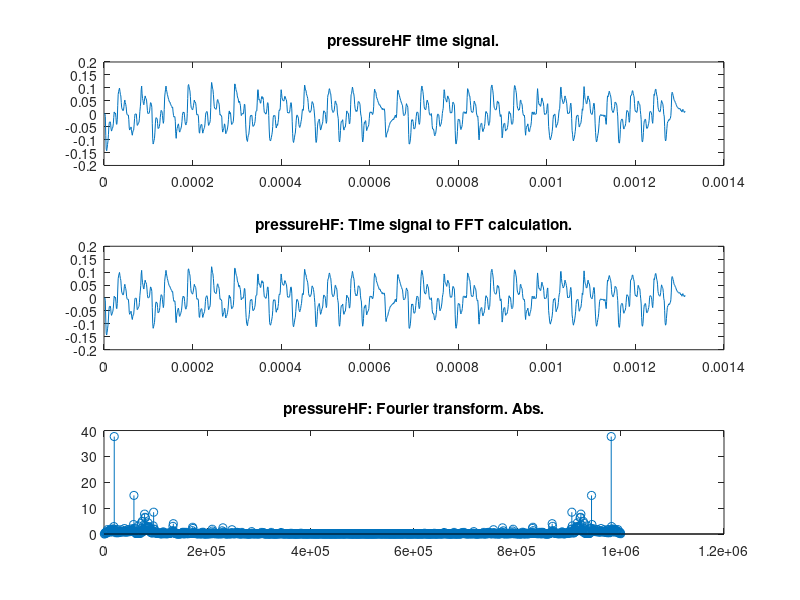

Write the MATLAB code that produced this figure.
%mducng/SoC/D2/G2touch
%%%%%%%%%%%%%%%%%%%%%%%%%%%%%%%%%%%%%%%%%%%%%%%%%%%%%%%%%%%%%%%%%%%%%%%%%%%
clc;
clear;
close all;
%%%%%%%%%%%%%%%%%%%%%%%%%%%%%%%%%%%%%%%%%%%%%%%%%%%%%%%%%%%%%%%%%%%%%%%%%%%
% load txt file
load EVB1M.txt;
dataraw             = EVB1M;
temp                = size(dataraw);
length_full         = temp(1);
x_full              = dataraw;
%%%%%%%%%%%%%%%%%%%%%%%%%%%%%%%%%%%%%%%%%%%%%%%%%%%%%%%%%%%%%%%%%%%%%%%%%%%
Fs                  = 10^6;  
dt                  = 1/Fs;
t_full              = (0:1:length_full-1)*dt;
%%%%%%%%%%%%%%%%%%%%%%%%%%%%%%%%%%%%%%%%%%%%%%%%%%%%%%%%%%%%%%%%%%%%%%%%%%%
% load pressureHF:
x_pressureHF_raw    = x_full(7506:1:7506+1312-1);
% Substract mean:
x_pressureHF        = x_pressureHF_raw - mean(x_pressureHF_raw);
t_pressureHF        = (1:1:length(x_pressureHF))*dt;
% FFT calculation for pressureHF
Nfft                = length(x_pressureHF);
deltaF              = Fs/Nfft;
tVectors            = (1:Nfft)*dt;
fVectors            = (1:Nfft)*deltaF;
% pressureHF part to FFT calculation
fftpressureHFTem    = fft(x_pressureHF(1:1:Nfft),Nfft);
fftpressureHF       = abs(fftpressureHFTem);
%%%%%%%%%%%%%%%%%%%%%%%%%%%%%%%%%%%%%%%%%%%%%%%%%%%%%%%%%%%%%%%%%%%%%%%%%%%
% plot Full Beacon LF
figure(7);
subplot(3,1,1);
plot(t_pressureHF,x_pressureHF);
title('pressureHF time signal.');
% plot time signal
subplot(3,1,2);
plot(tVectors,x_pressureHF(1:Nfft));
title("pressureHF: Time signal to FFT calculation.");
%axis([0 Nfft*1/Fs 0 1*scale]);
% plot fft output
subplot(3,1,3);
stem(fVectors,fftpressureHF);
title('pressureHF: Fourier transform. Abs.'); 
%axis([0 Fs 0 Nfft/2*scale]);
%axis([0 Fs 0 25]);
%%%%%%%%%%%%%%%%%%%%%%%%%%%%%%%%%%%%%%%%%%%%%%%%%%%%%%%%%%%%%%%%%%%%%%%%%%%